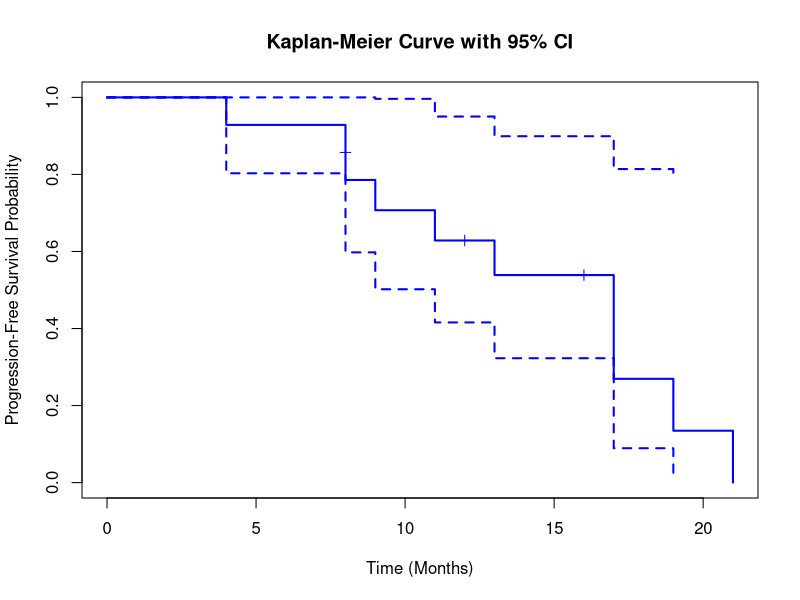
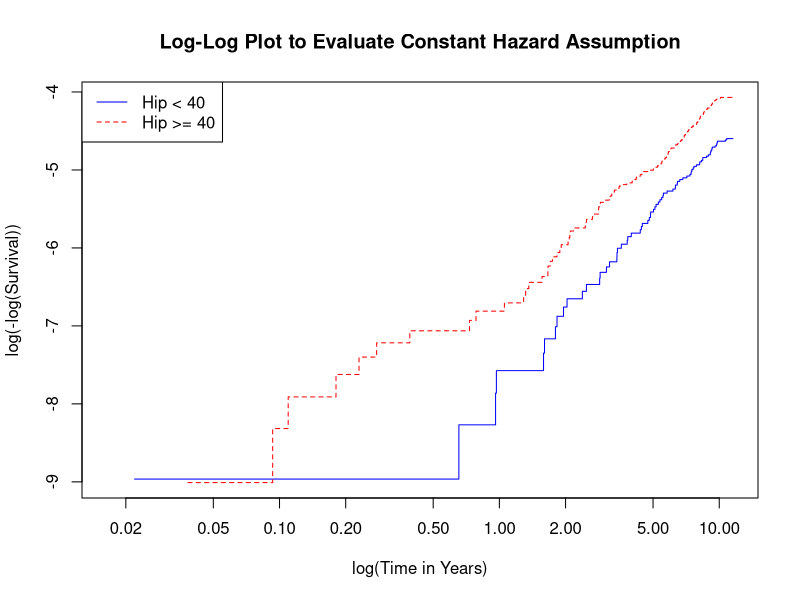
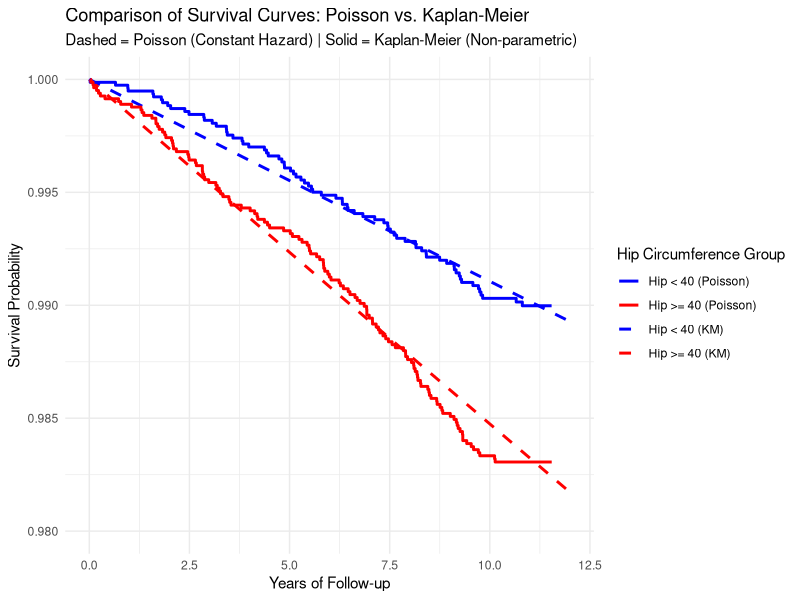

These figures' R source, in order:
# Q1 ----------------------------------------------------------------------
#Read the dataset 
natality <- read.csv("data/Problem Set 5/natality.csv")
View(natality)


# 1a ----------------------------------------------------------------------
# Load necessary library
library(dplyr)
# Overall Count (N)
n_cases <- sum(natality$NICU == 1)
n_controls <- sum(natality$NICU == 0)
# Maternal Education: N (%)
# Ensure MEDUC is a factor with the correct levels order
natality$MEDUC <- factor(natality$MEDUC, levels = c("<HS", "HS", "Some college", "Bachelor", "Adv Degree"))
edu_table <- natality %>%
  group_by(NICU, MEDUC) %>%
  summarise(n = n(), .groups = 'drop') %>%
  group_by(NICU) %>%
  mutate(percent = (n / sum(n)) * 100) %>%
  arrange(NICU, MEDUC)
# Maternal Age: Mean (SD)
age_stats <- natality %>%
  group_by(NICU) %>%
  summarise(
    mean_age = mean(MAGER, na.rm = TRUE),
    sd_age = sd(MAGER, na.rm = TRUE)
  )
# P-values
# Education: Chi-squared test
edu_p_value <- chisq.test(table(natality$MEDUC, natality$NICU))$p.value
# Age: Independent t-test
age_p_value <- t.test(MAGER ~ NICU, data = natality)$p.value
# Print Results
cat("--- Sample Size --- \n")
print(paste("Cases:", n_cases, "| Controls:", n_controls))
cat("\n--- Education Distribution --- \n")
print(edu_table)
print(paste("Education P-value (Chi-sq):", round(edu_p_value, 4)))
cat("\n--- Age Distribution --- \n")
print(age_stats)
print(paste("Age P-value (t-test):", round(age_p_value, 4)))


# 1b ----------------------------------------------------------------------
# Load the necessary library
library(survival)
# Fit the conditional logistic regression model
# NICU is the outcome, RF_PPTERM is the predictor
# strata(matchid) accounts for the matching
cond_model <- clogit(NICU ~ RF_PPTERM + strata(matchid), data = natality)
# Summary of the model
summary(cond_model)
# To get the exponentiated coefficients (Odds Ratio) and 95% CI
exp_coef <- exp(coef(cond_model))
conf_interval <- exp(confint(cond_model))
# Print the results
cat("--- Odds Ratio for Previous Preterm Birth --- \n")
print(exp_coef)
cat("\n--- 95% Confidence Interval --- \n")
print(conf_interval)


# Q2 ----------------------------------------------------------------------

# 2c ----------------------------------------------------------------------
# Load necessary library
# install.packages("survival") # Uncomment if you haven't installed it
# install.packages("survminer") # Optional, for better plotting
library(survival)
# Load the dataset
pfs_df <- read.csv("data/Problem Set 5/pfs_data.csv")
# Show the dataset
cat("--- Dataset --- \n")
print(pfs_df)

#  Create a survival object
# time: the survival time
# status: 1 for event (death/progression), 0 for censored
surv_obj <- Surv(time = pfs_df$time, event = pfs_df$status)

# Generate the Kaplan-Meier curve (fit the model)
km_fit <- survfit(surv_obj ~ 1)
# Summary of the KM fit (includes 95% CI values)
summary(km_fit)
#  Plot the KM curve with 95% Confidence Intervals
plot(km_fit, 
     conf.int = TRUE, 
     main = "Kaplan-Meier Curve with 95% CI", 
     xlab = "Time (Months)", 
     ylab = "Progression-Free Survival Probability",
     col = "blue", 
     lwd = 2,
     mark.time = TRUE) # Shows "+" for censored data




# Q3 -----------------------------------------------------------------------
#Read the dataset 
phsvte <- read.csv("data/Problem Set 5/phsvte.csv")
View(phsvte)
phsvte_codebook <- read.csv("data/Problem Set 5/phsvte_codebook.csv")
View(phsvte_codebook)


# 3a ----------------------------------------------------------------------
# Create the indicator variable
# If hip >= 40, hip_group = 1, otherwise 0
phsvte$hip_high <- ifelse(phsvte$hip >= 40, 1, 0)
# Fit the Poisson regression model
# We use log(fup) as an offset to model the RATE (events / person-years)
poisson_model <- glm(status ~ hip_high + offset(log(fup)), 
                     family = poisson(link = "log"), 
                     data = phsvte)

# Calculate point estimates and 95% CIs for each group
# We use the 'predict' function or look at the model coefficients
# Group 0 (Hip < 40)
pred_low <- predict(poisson_model, newdata = data.frame(hip_high = 0, fup = 1), 
                    type = "link", se.fit = TRUE)

# Group 1 (Hip >= 40)
pred_high <- predict(poisson_model, newdata = data.frame(hip_high = 1, fup = 1), 
                     type = "link", se.fit = TRUE)

# Function to transform log-rate to rate and get 95% CI
get_rate_ci <- function(pred) {
  rate <- exp(pred$fit)
  lower <- exp(pred$fit - 1.96 * pred$se.fit)
  upper <- exp(pred$fit + 1.96 * pred$se.fit)
  return(c(Rate = rate, Lower = lower, Upper = upper))
}

# Final Estimates
rates_low <- get_rate_ci(pred_low)
rates_high <- get_rate_ci(pred_high)
cat("--- Incidence Rate (VTE per Person-Year) --- \n")
cat("Hip < 40: ", round(rates_low, 6), "\n")
cat("Hip >= 40:", round(rates_high, 6), "\n")



# 3b ----------------------------------------------------------------------
# Extract the incidence rates from Part A
# Assuming 'rates_low' and 'rates_high' are the vectors from your previous step
lambda_low  <- rates_low[1]   # Rate for Hip < 40
lambda_high <- rates_high[1]  # Rate for Hip >= 40
# Define the time horizon (10 years)
t <- 10

# Calculate 10-year Cumulative Incidence (CI)
# Formula: CI = 1 - exp(-lambda * t)
ci_10_low  <- 1 - exp(-lambda_low * t)
ci_10_high <- 1 - exp(-lambda_high * t)

# Display the results
cat("--- 10-Year Cumulative Incidence Estimates --- \n")
cat("Group: Hip < 40 inches \n")
cat("Cumulative Incidence:", round(ci_10_low, 5), "(or", round(ci_10_low * 100, 2), "%) \n\n")
cat("Group: Hip >= 40 inches \n")
cat("Cumulative Incidence:", round(ci_10_high, 5), "(or", round(ci_10_high * 100, 2), "%) \n")


# 3c ----------------------------------------------------------------------
# Load the survival library
library(survival)
# Create the indicator variable (if not already done)
phsvte$hip_high <- ifelse(phsvte$hip >= 40, 1, 0)

# Fit the Kaplan-Meier model stratified by the hip group
km_fit <- survfit(Surv(fup, status) ~ hip_high, data = phsvte)

# Extract estimates at exactly 10 years
# 'times = 10' tells R to provide the values for the 10-year mark
km_summary <- summary(km_fit, times = 10)

# Extract Survival Estimates and 95% CIs
# Group 0: Hip < 40 | Group 1: Hip >= 40
surv_estimates <- km_summary$surv
surv_lower <- km_summary$lower
surv_upper <- km_summary$upper

# Calculate Cumulative Incidence (Risk) and 95% CIs
# Risk = 1 - Survival
risk_estimates <- 1 - surv_estimates
risk_lower <- 1 - surv_upper  # Lower bound of risk uses Upper bound of survival
risk_upper <- 1 - surv_lower  # Upper bound of risk uses Lower bound of survival

# Print the Results
cat("--- 10-Year Kaplan-Meier Survival Estimates --- \n")
results_surv <- data.frame(
  Group = c("Hip < 40", "Hip >= 40"),
  Survival = round(surv_estimates, 5),
  Lower_CI = round(surv_lower, 5),
  Upper_CI = round(surv_upper, 5)
)
print(results_surv)

cat("\n--- 10-Year Cumulative Incidence (Risk) Estimates --- \n")
results_risk <- data.frame(
  Group = c("Hip < 40", "Hip >= 40"),
  Risk = round(risk_estimates, 5),
  Lower_CI = round(risk_lower, 5),
  Upper_CI = round(risk_upper, 5)
)
print(results_risk)


# 3d ----------------------------------------------------------------------
# Load necessary libraries
library(survival)
# Fit the Kaplan-Meier model
km_fit <- survfit(Surv(fup, status) ~ hip_high, data = phsvte)

#Create the Log-Log Plot
# fun = "cloglog" plots log(-log(S(t))) against log(time)
plot(km_fit, 
     fun = "cloglog", 
     col = c("blue", "red"), 
     lty = 1:2,
     xlab = "log(Time in Years)", 
     ylab = "log(-log(Survival))",
     main = "Log-Log Plot to Evaluate Constant Hazard Assumption")

# Add a legend
legend("topleft", 
       legend = c("Hip < 40", "Hip >= 40"), 
       col = c("blue", "red"), 
       lty = 1:2)


# 3e ----------------------------------------------------------------------
# (1) Poisson Test: Check the p-value of the coefficient
summary(poisson_model) 
# (2) Log-rank Test
survdiff(Surv(fup, status) ~ hip_high, data = phsvte)


# 3f ----------------------------------------------------------------------
# Partition height into 4 categories using quartiles
# We use the cut function with quantile to create the quartiles
height_quartiles <- quantile(phsvte$height, probs = seq(0, 1, 0.25), na.rm = TRUE)
phsvte$height_cat <- cut(phsvte$height, 
                         breaks = height_quartiles, 
                         include.lowest = TRUE, 
                         labels = c("Q1", "Q2", "Q3", "Q4"))

# Perform the stratified log-rank test
# strata(height_cat) tells R to perform the test within height groups
strat_test <- survdiff(Surv(fup, status) ~ hip_high + strata(height_cat), data = phsvte)
# Print the results
print(strat_test)


# Q4 ----------------------------------------------------------------------

# 4a ----------------------------------------------------------------------
library(survival)
# Create hip circumference quartiles
hip_quartiles <- quantile(phsvte$hip, probs = seq(0, 1, 0.25), na.rm = TRUE)
phsvte$hip_q <- cut(phsvte$hip, 
                    breaks = hip_quartiles, 
                    include.lowest = TRUE, 
                    labels = c("Q1", "Q2", "Q3", "Q4"))

# Fit the Cox proportional hazards model
# Q1 will be the reference group by default
cox_model <- coxph(Surv(fup, status) ~ hip_q + age + exer + diab + hyper + 
                     hichol + current_smok + past_smok, data = phsvte)
# View the summary
summary(cox_model)


# 4b ----------------------------------------------------------------------
# Test the proportional hazards assumption
# This function calculates the correlation between Schoenfeld residuals and time
ph_check <- cox.zph(cox_model)
# Print the test results
print(ph_check)


# EXTRA CREDIT ------------------------------------------------------------
# Load required libraries
library(survival)
library(ggplot2)
library(ggfortify)

# Define the incidence rates from Question 3a
# Replace these with your actual point estimates if they differ
lambda_low <- 0.000898
lambda_high <- 0.001537

# Create the data for the Poisson Survival Curves (Smooth Exponential)
time_seq <- seq(0, 12, by = 0.1)
poisson_df <- data.frame(
  time = rep(time_seq, 2),
  surv = c(exp(-lambda_low * time_seq), exp(-lambda_high * time_seq)),
  group = rep(c("Hip < 40", "Hip >= 40"), each = length(time_seq))
)

# Create the data for KM Curves using fortify
# Assuming km_fit is your survfit object from Question 3c:
# km_fit <- survfit(Surv(fup, status) ~ hip_high, data = phsvte)
km_data <- fortify(km_fit)

# Generate the Plot
ggplot() +
  # Plot Poisson estimates (Dashed Lines)
  geom_line(data = poisson_df, aes(x = time, y = surv, color = group), 
            linetype = "dashed", size = 1) +
  # Plot KM estimates (Solid Step Lines)
  geom_step(data = km_data, aes(x = time, y = surv, color = strata), 
            size = 1) +
  # Restrict x-axis to 0-12
  coord_cartesian(xlim = c(0, 12), ylim = c(0.98, 1)) +
  # Labels and Theme
  labs(
    title = "Comparison of Survival Curves: Poisson vs. Kaplan-Meier",
    subtitle = "Dashed = Poisson (Constant Hazard) | Solid = Kaplan-Meier (Non-parametric)",
    x = "Years of Follow-up",
    y = "Survival Probability",
    color = "Hip Circumference Group"
  ) +
  scale_color_manual(
    # Provide 4 colors (2 for Poisson, 2 for KM)
    values = c("blue", "red", "blue", "red"),
    # Provide 4 labels to match the 4 levels in your plot legend
    labels = c("Hip < 40 (Poisson)", "Hip >= 40 (Poisson)", 
               "Hip < 40 (KM)", "Hip >= 40 (KM)")
  ) +
  theme_minimal()
